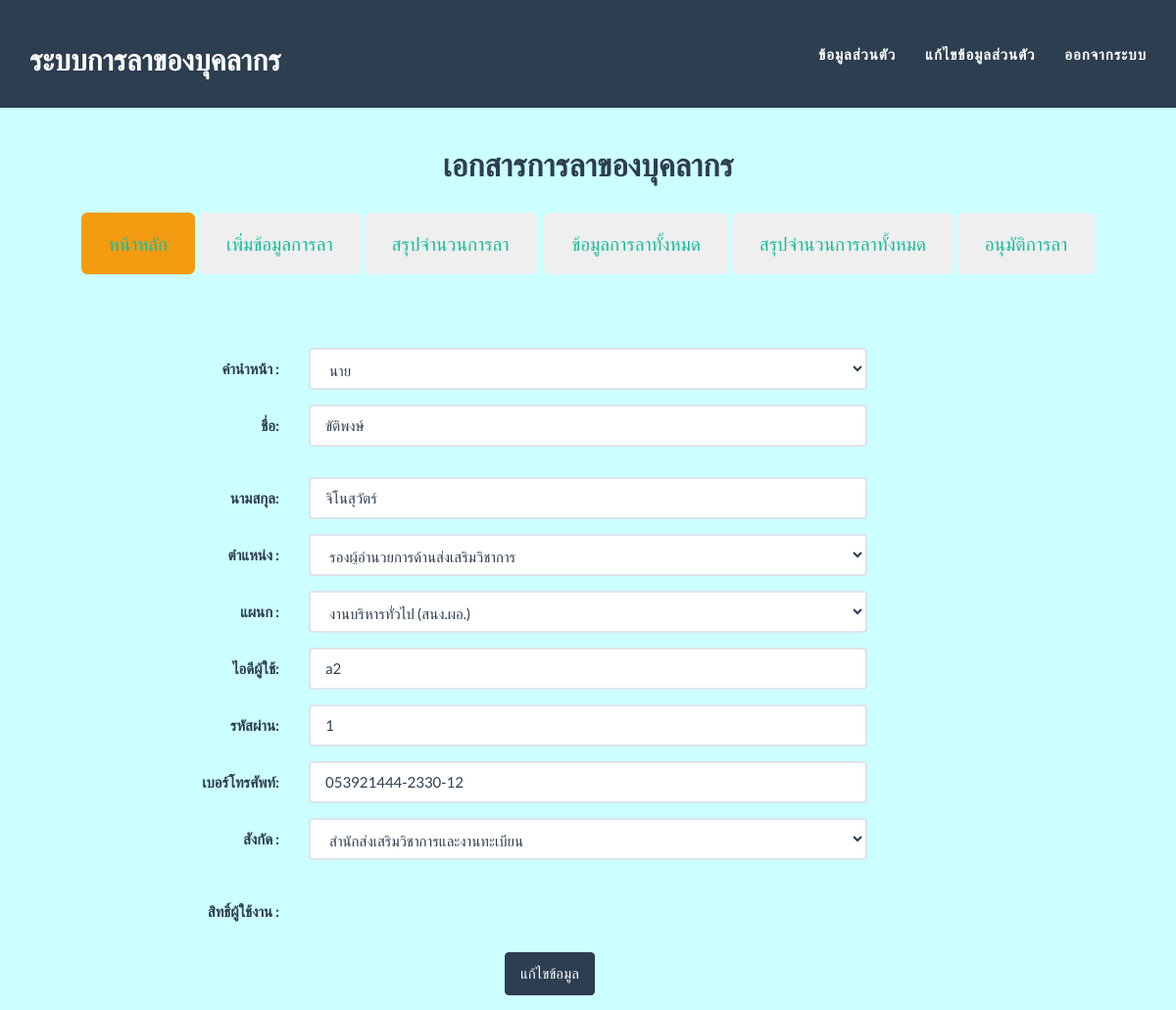
Before: /edit.php (signed in) with the older database file.
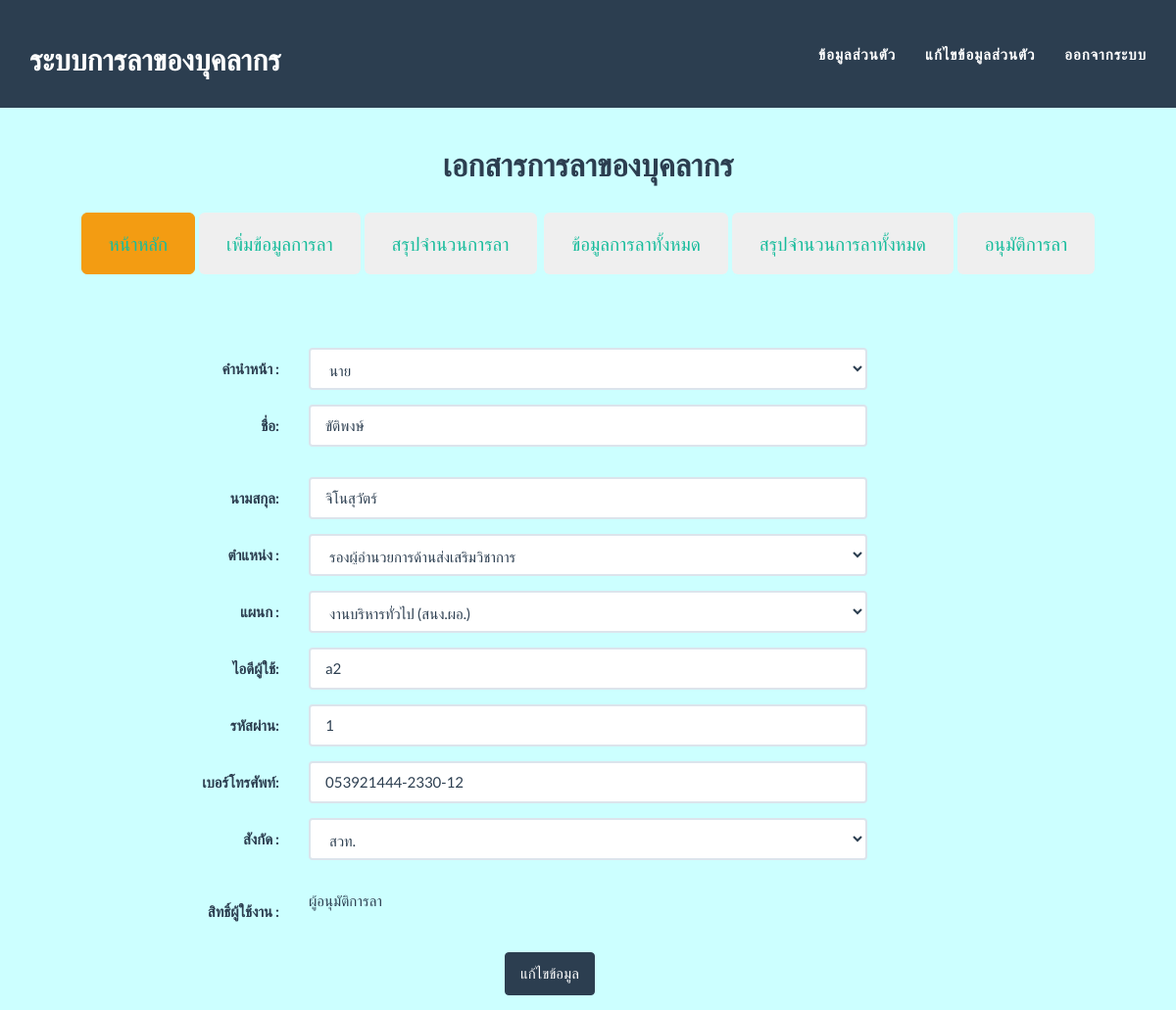
After: the same page with the newer database file.
### tables this page shows
CREATE TABLE IF NOT EXISTS `la_personal` (
  `id_personal` int(11) NOT NULL AUTO_INCREMENT,
  `id_prefix` int(11) DEFAULT NULL,
  `username` varchar(50) DEFAULT NULL,
  `password` int(11) DEFAULT NULL,
  `fname` varchar(255) DEFAULT NULL,
  `lname` varchar(255) DEFAULT NULL,
  `id_position` int(11) DEFAULT NULL,
  `id_subdepart` int(11) DEFAULT NULL,
  `id_departmaent` int(11) DEFAULT NULL,
  `id_boss` int(11) DEFAULT NULL,
  `tel` varchar(255) DEFAULT NULL,
  `permission` int(5) NOT NULL,
  PRIMARY KEY (`id_personal`)
);

CREATE TABLE IF NOT EXISTS `la_department` (
  `id_department` int(11) NOT NULL DEFAULT '0',
  `namedepartment` varchar(255) DEFAULT NULL,
  PRIMARY KEY (`id_department`)
);

CREATE TABLE IF NOT EXISTS `la_prefix` (
  `id_prefix` int(11) NOT NULL DEFAULT '0',
  `nameprefix` varchar(255) DEFAULT NULL,
  PRIMARY KEY (`id_prefix`)
);

CREATE TABLE IF NOT EXISTS `la_position` (
  `id_position` int(11) NOT NULL DEFAULT '0',
  `nameposition` varchar(255) DEFAULT NULL,
  PRIMARY KEY (`id_position`)
);

CREATE TABLE IF NOT EXISTS `la_permission` (
  `id_per` int(11) NOT NULL AUTO_INCREMENT,
  `name_per` varchar(100) NOT NULL,
  PRIMARY KEY (`id_per`)
);

### config.php (called while the page is built, shortened)
<?php
function db()
{
	return $GLOBALS['mysqli'];
}
?>

### edit.php (the view, shortened to what this page needs)
<?php
include 'config.php';
?>
<!DOCTYPE html>
<html lang="en">
	<head>
	<link href="css/bootstrap.min.css" rel="stylesheet">
	<link href="css/freelancer.css" rel="stylesheet">
	<link href="font-awesome/css/font-awesome.min.css" rel="stylesheet" type="text/css">
</head>
<body id="page-top" class="index">
	<?php include 'menu.php';?>
<div class="col-lg-12" style="background-color:#CCFFFF;">
<?php
$query = db()->query('SELECT id_personal,id_prefix,fname,lname,id_position,id_subdepart,tel,username,password,id_departmaent,permission FROM la_personal where id_personal="'.$_SESSION['iduser'].'"');
list($id_personal, $id_prefix, $fname, $lname, $id_position, $id_subdepart, $tel, $username, $password, $id_departmaent, $permission) = $query->fetch_row();
?>
<div class="container">
	<div class="row">
	<form class="form-horizontal" action="editin.php" method="post">
       <div class="form-group">
	<label class="col-sm-3 control-label">คำนำหน้า :</label>
<div class="col-sm-6">
  <select name="idpre" class="form-control" >
 <?php  $query = db()->query('SELECT id_prefix,nameprefix FROM la_prefix');
		while(list($idprefix1,$nameprefix1) = $query->fetch_row())
		{ ?>
  <option value="<?php echo $idprefix1;?>" <?php if($idprefix1==$id_prefix){echo "selected";}?>><?php echo $nameprefix1;?></option>
  <?php }?>
</select>
</div>
</div>
	<div class="form-group">
		<label class="col-sm-3 control-label" >ชื่อ: </label>
        <div class="col-sm-6">
		  <input type="text" name="fname" class="form-control" value="<?php echo $fname;?>">
		</div>
	</div>
         <div class="form-group">
		<div class="col-sm-3"></div>
        </div>
	<div class="form-group">
	<label class="col-sm-3 control-label" >นามสกุล: </label>
        <div class="col-sm-6">
		<input type="text" name="lname" class="form-control" value="<?php echo $lname;?>">
	 </div>
		<div class="col-sm-3"></div>
        </div>
         <div class="form-group">
	<label class="col-sm-3 control-label">ตำแหน่ง :</label>
<div class="col-sm-6">
  <select name="id_position" class="form-control" >
 <?php  $query = db()->query('SELECT id_position,nameposition FROM la_position');
		while(list($idposition1,$nameposition1) = $query->fetch_row())
		{ ?>
  <option value="<?php echo $idposition1;?>" <?php if($idposition1==$id_position){echo "selected";}?>><?php echo $nameposition1;?></option>
  <?php }?>
</select>
</div>
</div>
      <div class="form-group">
	<label class="col-sm-3 control-label">แผนก :</label>
<div class="col-sm-6">
  <select name="id_subdepart" class="form-control" >
 <?php  $query = db()->query('SELECT id_subdepart,namesubdepart FROM la_subdepart');
		while(list($idsubdepart1,$namesubdepart1) = $query->fetch_row())
		{ ?>
  <option value="<?php echo $idsubdepart1;?>" <?php if($idsubdepart1==$id_subdepart){echo "selected";}?>><?php echo $namesubdepart1;?></option>
  <?php }?>
</select>
</div>
</div>
    <div class="form-group">
	<label class="col-sm-3 control-label" >ไอดีผู้ใช้: </label>
        <div class="col-sm-6">
		<input type="text" name="username" class="form-control" value="<?php echo $username;?>">
	 </div>
		<div class="col-sm-3"></div>
        </div>
    <div class="form-group">
	<label class="col-sm-3 control-label" >รหัสผ่าน: </label>
        <div class="col-sm-6">
		<input type="text" name="password" class="form-control" value="<?php echo $password;?>">
	 </div>
		<div class="col-sm-3"></div>
        </div>
<div class="form-group">
	<label class="col-sm-3 control-label" >เบอร์โทรศัพท์: </label>
        <div class="col-sm-6">
		<input type="text" name="tel" class="form-control" value="<?php echo $tel;?>">
	 </div>
		<div class="col-sm-3"></div>
        </div>
                <div class="form-group">
	<label class="col-sm-3 control-label">สังกัด :</label>
<div class="col-sm-6">
  <select name="id_departmaent" class="form-control" >
 <?php  $query = db()->query('SELECT id_department,namedepartment FROM la_department');
		while(list($iddepartment1,$namedepartment1) = $query->fetch_row())
		{ ?>
  <option value="<?php echo $iddepartment1;?>" <?php if($iddepartment1==$id_departmaent){echo "selected";}?>><?php echo $namedepartment1;?></option>
  <?php }?>
</select>
</div>
</div>
            <div class="form-group">
		<div class="col-sm-3"></div>
        </div>
                        <div class="form-group">
	<label class="col-sm-3 control-label">สิทธิ์ผู้ใช้งาน :</label>
<div class="col-sm-6">
 <?php  $query = db()->query('SELECT * FROM la_permission');
		while(list($id_per,$name_per) = $query->fetch_row())
		{ ?>
  		<?php if($id_per==$permission){echo $name_per;}?>
  <?php }?>
</div>
</div>
            <div class="form-group">
		<div class="col-sm-3"></div>
        </div>
            <div class="form-group">
	<div class="col-sm-5"></div>
	<div class="col-sm-6">
		<input a class="btn btn-primary" type="submit" value="แก้ไขข้อมูล"></a></div>
	 </div>
        </form>
    </div>
    </div>
</div>
    </body>
</html>

Changed rows visible on the page:
changed la_personal "ขัติพงษ์": id_departmaent "สำนักส่งเสริมวิชาการและงานทะเบียน" → "สวท."
added la_permission: name_per "ผู้อนุมัติการลา"
